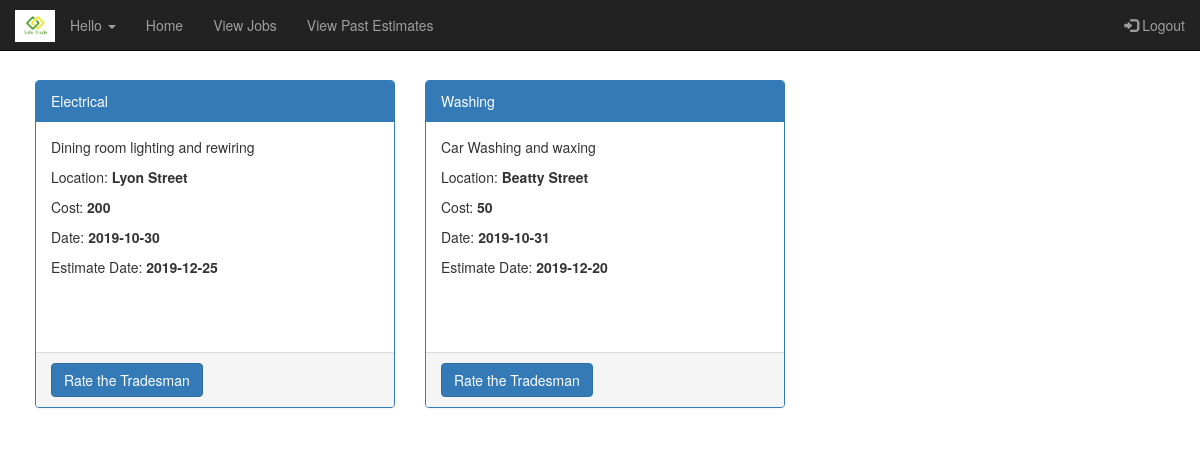
Page /viewExpiredJobs.php?uid=19 on the earlier database version.
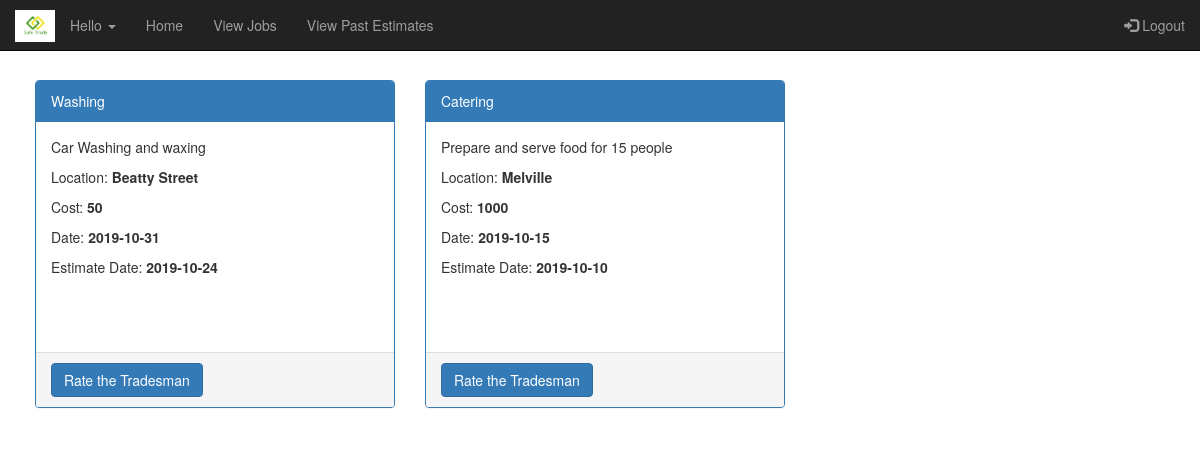
Same page on the later database version.
### tables this page shows
CREATE TABLE `jobdetails` (
  `JobId` int(11) NOT NULL,
  `UId` int(11) NOT NULL,
  `JobType` varchar(255) NOT NULL,
  `JobDescription` varchar(255) NOT NULL,
  `Location` varchar(50) NOT NULL,
  `CostRange` double NOT NULL,
  `ActiveDate` date NOT NULL,
  `EstimateDate` date NOT NULL,
  `IsClosed` int(11) NOT NULL,
  `IsEstimateAccepted` int(11) NOT NULL
);

### classes/Job.php (called while the page is built, shortened)
<?php
class Job{
  private $jid = null;
  private $jdescription = "";
  private $jtype = "";
  private $cost = null;
  private $activedate = "";
  private $estimationdate = null;
  private $location = null;
  public function __construct($jid,$uid, $jtype,$jdescription,$location,   $cost, $activedate,$estimationdate,$isclosed){
    $this->jid = $jid;
    $this->jdescription = $jdescription;
    $this->jtype = $jtype;
    $this->cost = $cost;
    $this->activedate = $activedate;
    $this->estimationdate = $estimationdate;
    $this->location = $location;
  }
  public static function findExpiredByUser($mysqli, $uid){
    $today=date('Y-m-d');
    $sql = sprintf("select * from jobdetails where IsClosed=0 and IsEstimateAccepted=1 and UId=%s and ActiveDate<'%s'", $uid,$today);
    $result = $mysqli->query($sql);
    if ($result){
      $jobs = new Collection();
      while($row = $result->fetch_assoc()){
        $job = new Job($row['JobId'],$row['UId'], $row['JobType'], $row['JobDescription'], $row['Location'], $row['CostRange'], $row['ActiveDate'], $row['EstimateDate'],$row['IsClosed']);
        $jobs->Add($row['JobId'], $job);
      }
    }
    return $jobs;
  }
  public function getJobId(){
    return $this->jid;
  }
  public function getJobDescription(){
    return $this->jdescription;
  }
  public function getJobType(){
    return $this->jtype;
  }
  public function getLocation(){
    return $this->location;
  }
  public function getCost(){
    return $this->cost;
  }
  public function getActiveDate(){
    return $this->activedate;
  }
  public function getEstimateDate(){
    return $this->estimationdate;
  }
}
?>

### classes/Collection.php (called while the page is built, shortened)
<?php
class Collection {
    private $records = array();
    public function add($key, $record){
        $result = false;
        if ($key != null) {
            $this->records[$key] = $record;
            $result = true;
        }
        return $result;
    }
    public function getRecords(){
        return $this->records;
    }
}
?>

### viewExpiredJobs.php (the view, shortened to what this page needs)
<?php
require_once("headers.php");
require_once("footer.php");
$jobs = Job::findExpiredByUser($mysqli,$_GET['uid']);
?>
<div class="container">
<div class="row">
    <?php
     $count=0;
     foreach($jobs->getRecords() as $id => $job)
     {
        $count=$count+1;
     }
     if($count ==0)
     {
      echo '<h3 style="font-style:italic;">No expired jobs to show</h3>';
     }
    else{
    foreach($jobs->getRecords() as $id => $job){  ?>
<div class="col-sm-4">
      <div class="panel panel-primary">
        <div class="panel-heading"><?php echo $job->getJobType(); ?></div>
        <div class="panel-body" style="height:230px">
        <p><?php echo $job->getJobDescription(); ?></p>
        <p>Location: <b><?php echo $job->getLocation(); ?></b></p>
        <p>Cost: <b><?php echo $job->getCost(); ?></b></p>
        <p>Date: <b><?php echo $job->getActiveDate(); ?></b></p>
        <p>Estimate Date: <b><?php echo $job->getEstimateDate(); ?></b></p>
        </div>
        <div class="panel-footer pviewrate">
            <a href="rate.php?jid=<?php echo $job->getJobId();?>&uid=<?php echo $_GET['uid'];?>" class="btn btn-primary viewrate" name="viewrate">Rate the Tradesman</a>
        </div>
      </div>
      </div>
    <?php }};
   ?>
</div>
</div>

Differences in the rows shown:
no longer on this page (row edited): jobdetails: JobType "Electrical", JobDescription "Dining room lighting and rewiring", Location "Lyon Street", CostRange "200", ActiveDate "2019-10-30", EstimateDate "2019-12-25"
changed jobdetails "Washing": EstimateDate "2019-12-20" → "2019-10-24"
now on this page (row edited): jobdetails: JobType "Catering", JobDescription "Prepare and serve food for 15 people", Location "Melville", CostRange "1000", ActiveDate "2019-10-15", EstimateDate "2019-10-10"
